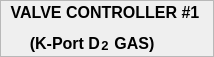
   <widget class="QFrame" name="frame_12" >
    <property name="geometry" >
     <rect>
      <x>270</x>
      <y>40</y>
      <width>214</width>
      <height>57</height>
     </rect>
    </property>
    <property name="sizePolicy" >
     <sizepolicy vsizetype="Preferred" hsizetype="Preferred" >
      <horstretch>0</horstretch>
      <verstretch>0</verstretch>
     </sizepolicy>
    </property>
    <property name="palette" >
     <palette>
      <active/>
      <inactive/>
      <disabled/>
     </palette>
    </property>
    <property name="frameShape" >
     <enum>QFrame::StyledPanel</enum>
    </property>
    <property name="frameShadow" >
     <enum>QFrame::Raised</enum>
    </property>
    <widget class="QWidget" name="layoutWidget_9" >
     <property name="geometry" >
      <rect>
       <x>0</x>
       <y>0</y>
       <width>210</width>
       <height>53</height>
      </rect>
     </property>
     <layout class="QVBoxLayout" >
      <item>
       <widget class="QLabel" name="label_6" >
        <property name="font" >
         <font>
          <pointsize>12</pointsize>
          <weight>75</weight>
          <bold>true</bold>
         </font>
        </property>
        <property name="text" >
         <string>VALVE CONTROLLER #1</string>
        </property>
        <property name="alignment" >
         <set>Qt::AlignCenter</set>
        </property>
       </widget>
      </item>
      <item>
       <layout class="QHBoxLayout" >
        <property name="spacing" >
         <number>0</number>
        </property>
        <item>
         <widget class="QLabel" name="label_66" >
          <property name="sizePolicy" >
           <sizepolicy vsizetype="Preferred" hsizetype="Minimum" >
            <horstretch>0</horstretch>
            <verstretch>0</verstretch>
           </sizepolicy>
          </property>
          <property name="minimumSize" >
           <size>
            <width>0</width>
            <height>0</height>
           </size>
          </property>
          <property name="font" >
           <font>
            <pointsize>12</pointsize>
            <weight>75</weight>
            <bold>true</bold>
           </font>
          </property>
          <property name="text" >
           <string>(K-Port D</string>
          </property>
          <property name="alignment" >
           <set>Qt::AlignBottom|Qt::AlignRight|Qt::AlignTrailing</set>
          </property>
         </widget>
        </item>
        <item>
         <widget class="QLabel" name="label_67" >
          <property name="sizePolicy" >
           <sizepolicy vsizetype="Preferred" hsizetype="Minimum" >
            <horstretch>0</horstretch>
            <verstretch>0</verstretch>
           </sizepolicy>
          </property>
          <property name="maximumSize" >
           <size>
            <width>10</width>
            <height>16777215</height>
           </size>
          </property>
          <property name="font" >
           <font>
            <pointsize>10</pointsize>
            <weight>75</weight>
            <bold>true</bold>
           </font>
          </property>
          <property name="text" >
           <string>2</string>
          </property>
          <property name="alignment" >
           <set>Qt::AlignBottom|Qt::AlignHCenter</set>
          </property>
         </widget>
        </item>
        <item>
         <widget class="QLabel" name="label_68" >
          <property name="sizePolicy" >
           <sizepolicy vsizetype="Preferred" hsizetype="Minimum" >
            <horstretch>0</horstretch>
            <verstretch>0</verstretch>
           </sizepolicy>
          </property>
          <property name="minimumSize" >
           <size>
            <width>0</width>
            <height>0</height>
           </size>
          </property>
          <property name="font" >
           <font>
            <pointsize>12</pointsize>
            <weight>75</weight>
            <bold>true</bold>
           </font>
          </property>
          <property name="text" >
           <string> GAS)    </string>
          </property>
          <property name="alignment" >
           <set>Qt::AlignBottom|Qt::AlignLeading|Qt::AlignLeft</set>
          </property>
         </widget>
        </item>
       </layout>
      </item>
     </layout>
    </widget>
   </widget>
